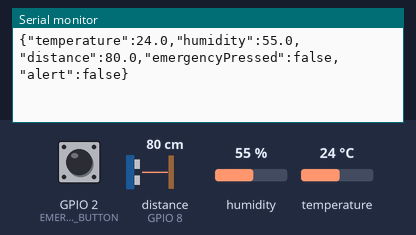
Bench run of a sketch on a simulated ESP32-S3. Parts: the last lines printed to the serial monitor. Wiring (inferred from the names in the program): ultrasonic range finder: trigger GPIO 7; echo GPIO 8. The test bench sets the inputs (shaded band); at power-on: distance to the obstacle (sensor on GPIO 8) 80 cm, GPIO 2 (EMERGENCY_BUTTON) HIGH, humidity 55 %, temperature 24 °C. The echo pulse lasts 58.3 µs per cm.

Above: at 1.2 s.
1.3 s: distance to the obstacle (sensor on GPIO 8) set to 2 cm
At 2.9 s:
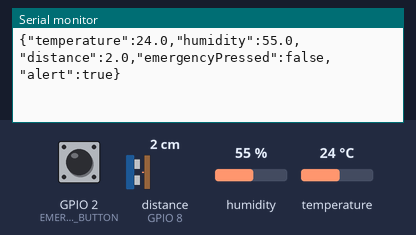
5.5 s: GPIO 2 (EMERGENCY_BUTTON) pulled LOW for 1 s
At 7.2 s:
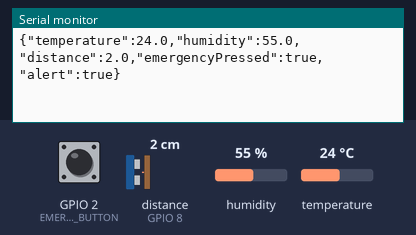
8.0 s: humidity set to 22 %
At 8.4 s:
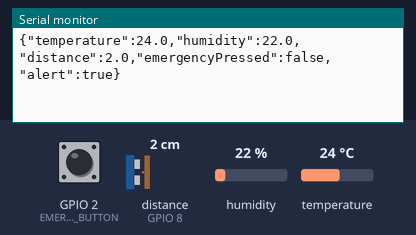
9.5 s: temperature set to 12 °C
At 10.8 s:
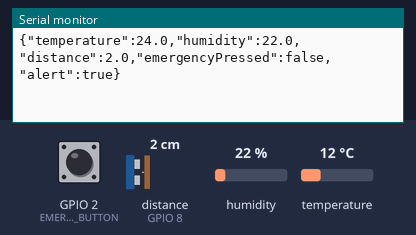
11.0 s: distance to the obstacle (sensor on GPIO 8) set to 4 cm
At 12.4 s:
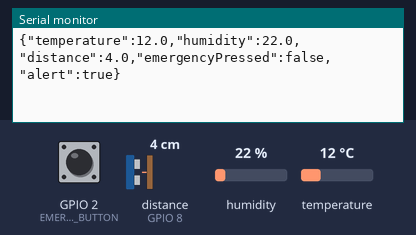
12.5 s: GPIO 2 (EMERGENCY_BUTTON) pulled LOW for 3.2 s
At 14.4 s:
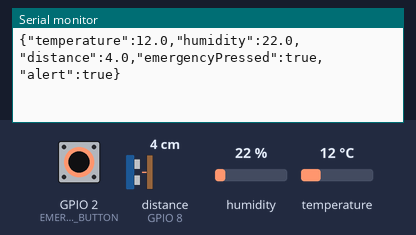

Measured:
- after the input at 1.3 s, the serial monitor: prints a new line after 0.70 s (image 1)
- after the input at 5.5 s, the serial monitor: prints a new line after 0.50 s (image 2)
- after the input at 8.0 s, the serial monitor: prints a new line at once (image 3)
- after the input at 11.0 s, the serial monitor: prints a new line after 1.0 s (image 5)
- after the input at 12.5 s, the serial monitor: prints a new line after 1.5 s (image 6)

The sketch:

sensors.ino
```cpp
#include <DHT.h>

// Mirror sensor output to USB Serial Monitor and to the ESP32 over Serial1.
#define BOTH_PRINT(...) do { Serial.print(__VA_ARGS__); Serial1.print(__VA_ARGS__); } while (0)
#define BOTH_PRINTLN(...) do { Serial.println(__VA_ARGS__); Serial1.println(__VA_ARGS__); } while (0)

// EchoPaw - Dashboard Sensor Data

const int DHT_PIN = A0;
const int TRIG_PIN = 7;
const int ECHO_PIN = 8;
const int EMERGENCY_BUTTON = 2;

const float TEMP_WARNING_C = 30.0;
const float HUMIDITY_WARNING = 75.0;
const float OBSTACLE_DISTANCE_CM = 20.0;

DHT dht(DHT_PIN, DHT11);

unsigned long lastSensorRead = 0;
const unsigned long SENSOR_INTERVAL_MS = 2000;

bool lastButtonPressed = false;

void setup() {
  Serial.begin(115200);   // USB debugging
  Serial1.begin(115200);  // Sends sensor data to ESP32

  dht.begin();

  pinMode(TRIG_PIN, OUTPUT);
  pinMode(ECHO_PIN, INPUT);
  digitalWrite(TRIG_PIN, LOW);

  pinMode(EMERGENCY_BUTTON, INPUT_PULLUP);

  lastSensorRead = millis() - SENSOR_INTERVAL_MS;
}

void loop() {
  // Check emergency button continuously
  bool buttonPressed =
    digitalRead(EMERGENCY_BUTTON) == LOW;

  if (buttonPressed != lastButtonPressed) {
    delay(15);
    buttonPressed =
      digitalRead(EMERGENCY_BUTTON) == LOW;

    lastButtonPressed = buttonPressed;
  }

  // Send a sensor record every two seconds
  if (millis() - lastSensorRead >= SENSOR_INTERVAL_MS) {
    lastSensorRead = millis();

    float humidity = dht.readHumidity();
    float temperature = dht.readTemperature();

    bool dhtValid =
      !isnan(humidity) && !isnan(temperature);

    // Read ultrasonic sensor
    digitalWrite(TRIG_PIN, LOW);
    delayMicroseconds(2);
    digitalWrite(TRIG_PIN, HIGH);
    delayMicroseconds(10);
    digitalWrite(TRIG_PIN, LOW);

    unsigned long duration =
      pulseIn(ECHO_PIN, HIGH, 25000);

    float distanceCm = duration * 0.0343 / 2.0;

    bool distanceValid =
      duration != 0 &&
      distanceCm >= 2.0 &&
      distanceCm <= 400.0;

    bool tempWarning =
      dhtValid && temperature >= TEMP_WARNING_C;

    bool humidityWarning =
      dhtValid && humidity >= HUMIDITY_WARNING;

    bool obstacleWarning =
      !distanceValid ||
      distanceCm <= OBSTACLE_DISTANCE_CM;

    bool alert =
      !dhtValid ||
      tempWarning ||
      humidityWarning ||
      obstacleWarning ||
      buttonPressed;

    // Output one JSON object per line
    BOTH_PRINT("{\"temperature\":");
    if (dhtValid) BOTH_PRINT(temperature, 1);
    else BOTH_PRINT("null");

    BOTH_PRINT(",\"humidity\":");
    if (dhtValid) BOTH_PRINT(humidity, 1);
    else BOTH_PRINT("null");

    BOTH_PRINT(",\"distance\":");
    if (distanceValid) BOTH_PRINT(distanceCm, 1);
    else BOTH_PRINT("null");

    BOTH_PRINT(",\"emergencyPressed\":");
    BOTH_PRINT(buttonPressed ? "true" : "false");

    BOTH_PRINT(",\"alert\":");
    BOTH_PRINT(alert ? "true" : "false");

    BOTH_PRINTLN("}");
  }
}
```
